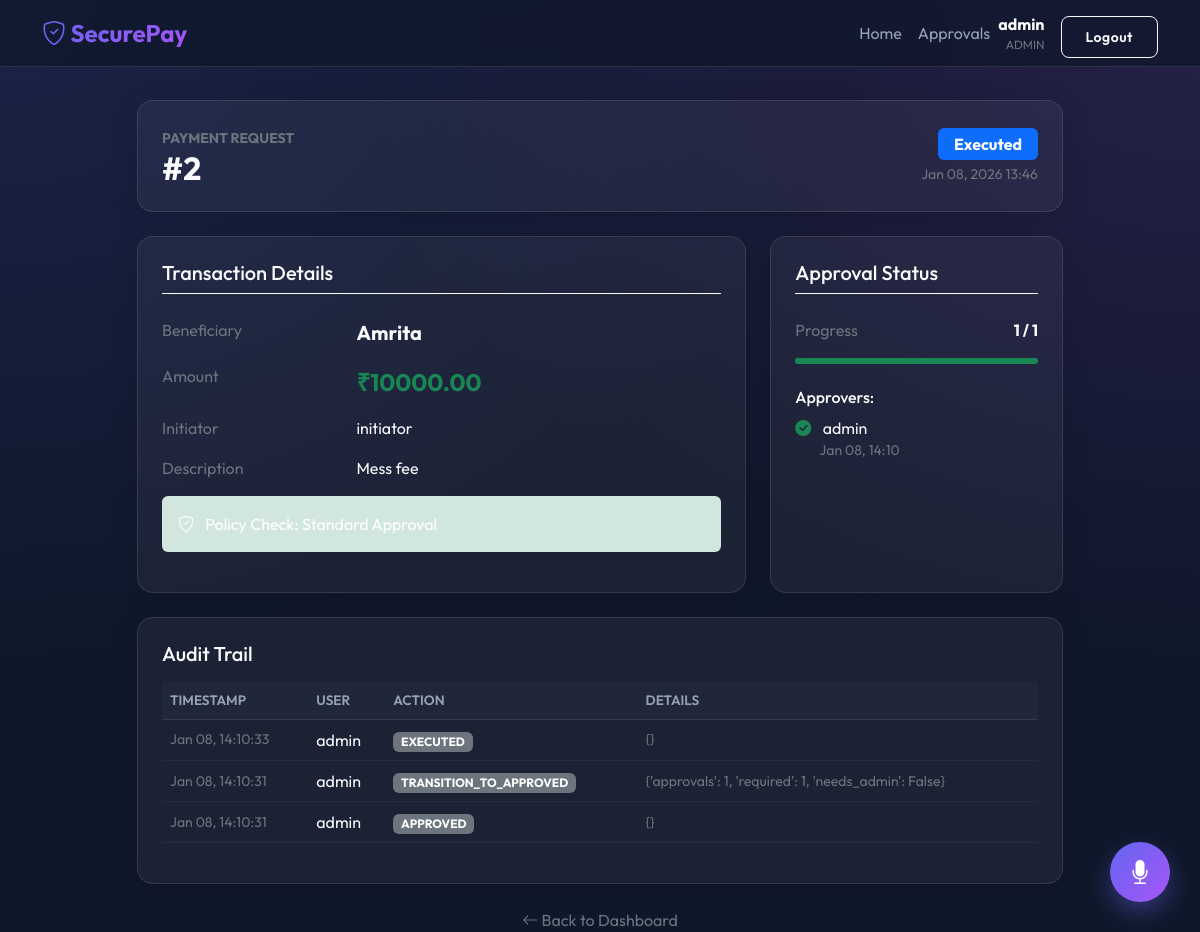
The page /payment/2/ (signed in) on the database its author committed.
### payments/models.py (models this page shows, shortened)
class UserProfile(AbstractUser):
    class Role(models.TextChoices):
        INITIATOR = 'INITIATOR', _('Initiator')
        APPROVER = 'APPROVER', _('Approver')
        ADMIN = 'ADMIN', _('Admin')
    role = models.CharField(
        max_length=20,
        choices=Role.choices,
        default=Role.INITIATOR,
    )
    def is_initiator(self):
        return self.role == self.Role.INITIATOR
    def is_approver(self):
        return self.role == self.Role.APPROVER
    def is_admin(self):
        return self.role == self.Role.ADMIN

class PaymentRequest(models.Model):
    class Status(models.TextChoices):
        PENDING = 'PENDING', _('Pending Approval')
        APPROVED = 'APPROVED', _('Ready for Execution')
        REJECTED = 'REJECTED', _('Rejected')
        EXECUTED = 'EXECUTED', _('Executed')
    initiator = models.ForeignKey(UserProfile, on_delete=models.CASCADE, related_name='initiated_payments')
    amount = models.DecimalField(max_digits=12, decimal_places=2)
    beneficiary_name = models.CharField(max_length=255)
    description = models.TextField(blank=True)
    status = models.CharField(
        max_length=20,
        choices=Status.choices,
        default=Status.PENDING,
    )
    created_at = models.DateTimeField(auto_now_add=True)
    updated_at = models.DateTimeField(auto_now=True)

class PaymentApproval(models.Model):
    class Status(models.TextChoices):
        APPROVED = 'APPROVED', _('Approved')
        REJECTED = 'REJECTED', _('Rejected')
    payment = models.ForeignKey(PaymentRequest, on_delete=models.CASCADE, related_name='approvals')
    approver = models.ForeignKey(UserProfile, on_delete=models.PROTECT, related_name='approvals')
    status = models.CharField(max_length=20, choices=Status.choices)
    timestamp = models.DateTimeField(auto_now_add=True)
    class Meta:
        unique_together = ('payment', 'approver')

class AuditLog(models.Model):
    action = models.CharField(max_length=255)
    user = models.ForeignKey(UserProfile, on_delete=models.SET_NULL, null=True)
    payment = models.ForeignKey(PaymentRequest, on_delete=models.CASCADE, null=True, blank=True)
    payload = models.JSONField(default=dict)
    timestamp = models.DateTimeField(auto_now_add=True)
    ip_address = models.GenericIPAddressField(null=True, blank=True)

### payments/views.py (the view)
# urls.py: path('payment/<int:pk>/', views.payment_detail, name='payment_detail'),
@login_required
def payment_detail(request, pk):
    payment = get_object_or_404(PaymentRequest, pk=pk)
    if payment.initiator != request.user and not is_approver_or_admin(request.user):
        messages.error(request, "Access denied.")
        return redirect('payments:home')
    current_approvals = payment.approvals.count()
    required_approvals = get_required_approvals(payment)
    needs_admin = requires_admin_approval(payment)
    user_has_approved = payment.approvals.filter(approver=request.user).exists()
    can_approve = (
        payment.status == PaymentRequest.Status.PENDING and
        is_approver_or_admin(request.user) and
        payment.initiator != request.user and
        not user_has_approved
    )
    can_execute = (
        payment.status == PaymentRequest.Status.APPROVED and
        request.user.role == UserProfile.Role.ADMIN
    )
    return render(request, 'payments/payment_detail.html', {
        'payment': payment,
        'approvals': payment.approvals.all(),
        'audit_logs': payment.auditlog_set.all().order_by('-timestamp'),
        'required_approvals': required_approvals,
        'needs_admin': needs_admin,
        'can_approve': can_approve,
        'can_execute': can_execute,
    })

### payments/policies.py (called while the page is built)
def is_high_value(payment: PaymentRequest) -> bool:
    return payment.amount > HIGH_VALUE_THRESHOLD

def is_new_beneficiary(payment: PaymentRequest) -> bool:
    previous_payments = PaymentRequest.objects.filter(
        beneficiary_name__iexact=payment.beneficiary_name,
        status=PaymentRequest.Status.EXECUTED
    ).exclude(id=payment.id).exists()
    return not previous_payments

def get_required_approvals(payment: PaymentRequest) -> int:
    required = 1
    if is_high_value(payment):
        required += 1 # Needs 2 approvals
    return required

def requires_admin_approval(payment: PaymentRequest) -> bool:
    return is_new_beneficiary(payment)

### payments/views.py (called while the page is built)
def is_approver_or_admin(user):
    return user.is_authenticated and (user.role == UserProfile.Role.APPROVER or user.role == UserProfile.Role.ADMIN)

### templates/payments/payment_detail.html (shortened to what this page needs)
{% extends "base.html" %}
{% block content %}
<div class="row justify-content-center">
  <div class="col-lg-10">
    <div class="glass-card p-4 mb-4">
      <div class="d-flex justify-content-between align-items-center">
        <div>
          <small class="text-secondary text-uppercase fw-bold">Payment Request</small>
          <h2 class="mb-0 fw-bold">#{{ payment.id }}</h2>
        </div>
        <div class="text-end">
          <span
            class="badge {% if payment.status == 'APPROVED' %}bg-success{% elif payment.status == 'REJECTED' %}bg-danger{% elif payment.status == 'EXECUTED' %}bg-primary{% else %}bg-warning text-dark{% endif %} fs-6 px-3 py-2">
            {{ payment.get_status_display }}
          </span>
          <div class="small text-secondary mt-1">{{ payment.created_at|date:"M d, Y H:i" }}</div>
        </div>
      </div>
    </div>
    <div class="row g-4 mb-4">
      <div class="col-md-8">
        <div class="glass-card p-4 h-100">
          <h5 class="mb-4 border-bottom border-light pb-2">Transaction Details</h5>
          <div class="row mb-3">
            <div class="col-sm-4 text-secondary">Beneficiary</div>
            <div class="col-sm-8 fw-bold fs-5">{{ payment.beneficiary_name }}</div>
          </div>
          <div class="row mb-3">
            <div class="col-sm-4 text-secondary">Amount</div>
            <div class="col-sm-8 text-success fw-bold fs-4">₹{{ payment.amount }}</div>
          </div>
          <div class="row mb-3">
            <div class="col-sm-4 text-secondary">Initiator</div>
            <div class="col-sm-8">{{ payment.initiator.username }}</div>
          </div>
          <div class="row mb-3">
            <div class="col-sm-4 text-secondary">Description</div>
            <div class="col-sm-8 text-light">{{ payment.description }}</div>
          </div>
          <div
            class="alert {% if needs_admin %}alert-warning{% else %}alert-success{% endif %} bg-opacity-10 border-0 text-white mt-3">
            <i class="bi {% if needs_admin %}bi-shield-lock{% else %}bi-shield-check{% endif %} me-2"></i>
            Policy Check:
            {% if needs_admin %}
            <strong>Admin Approval Required</strong> (High Value/New Beneficiary)
            {% else %}
            Standard Approval
            {% endif %}
          </div>
        </div>
      </div>
      <div class="col-md-4">
        <div class="glass-card p-4 h-100">
          <h5 class="mb-4 border-bottom border-light pb-2">Approval Status</h5>
          <div class="d-flex justify-content-between mb-3">
            <span class="text-secondary">Progress</span>
            <span class="fw-bold">{{ payment.approvals.count }} / {{ required_approvals }}</span>
          </div>
          <div class="progress mb-4" style="height: 6px; background: rgba(255,255,255,0.1);">
            <div class="progress-bar bg-success"
              style="width: {% widthratio payment.approvals.count required_approvals 100 %}%"></div>
          </div>
          <h6>Approvers:</h6>
          <ul class="list-unstyled">
            {% for approval in approvals %}
            <li class="mb-2">
              <i class="bi bi-check-circle-fill text-success me-2"></i>
              {{ approval.approver.username }}
              <small class="text-secondary d-block ms-4">{{ approval.timestamp|date:"M d, H:i" }}</small>
            </li>
            {% empty %}
            <li class="text-secondary fst-italic">No approvals yet.</li>
            {% endfor %}
          </ul>
        </div>
      </div>
    </div>
    <div class="glass-card p-4">
      <h5 class="mb-3">Audit Trail</h5>
      <div class="table-responsive">
        <table class="table text-light">
          <thead>
            <tr>
              <th>Timestamp</th>
              <th>User</th>
              <th>Action</th>
              <th>Details</th>
            </tr>
          </thead>
          <tbody>
            {% for log in audit_logs %}
            <tr>
              <td class="text-secondary small">{{ log.timestamp|date:"M d, H:i:s" }}</td>
              <td>{{ log.user.username }}</td>
              <td><span class="badge bg-secondary">{{ log.action }}</span></td>
              <td class="small text-secondary">{{ log.payload }}</td>
            </tr>
            {% endfor %}
          </tbody>
        </table>
      </div>
    </div>
    <div class="mt-4 text-center">
      <a href="{% url 'payments:home' %}" class="text-secondary text-decoration-none">
        <i class="bi bi-arrow-left"></i> Back to Dashboard
      </a>
    </div>
  </div>
</div>
{% endblock %}

### templates/base.html (shortened to what this page needs)
{% load static %}
<!doctype html>
<html lang="en">
<head>
  <link href="https://cdn.jsdelivr.net/npm/bootstrap@5.3.0/dist/css/bootstrap.min.css" rel="stylesheet">
  <link rel="stylesheet" href="https://cdn.jsdelivr.net/npm/bootstrap-icons@1.10.0/font/bootstrap-icons.css">
  <link rel="stylesheet" href="{% static 'css/style.css' %}?v=1">
</head>
<body>
  <nav class="navbar navbar-expand-lg navbar-glass fixed-top">
    <div class="container">
      <a class="navbar-brand" href="{% url 'payments:home' %}">
        <i class="bi bi-shield-check"></i> SecurePay
      </a>
      <div class="collapse navbar-collapse" id="navbarCollapse">
        <ul class="navbar-nav ms-auto mb-2 mb-lg-0 align-items-center">
          <li class="nav-item"><a class="nav-link" href="{% url 'payments:home' %}">Home</a></li>
          {% if user.is_authenticated %}
          {% if user.is_approver or user.is_admin %}
          <li class="nav-item"><a class="nav-link" href="{% url 'payments:pending_approvals' %}">Approvals</a></li>
          {% endif %}
          {% endif %}
        </ul>
        <ul class="navbar-nav">
          {% if user.is_authenticated %}
          <li class="nav-item d-flex align-items-center me-3">
            <div class="d-flex flex-column text-end">
              <span class="text-white fw-bold">{{ user.username }}</span>
              <small class="text-secondary" style="font-size: 0.75rem;">{{ user.role }}</small>
            </div>
          </li>
          <li class="nav-item">
            <form action="{% url 'logout' %}" method="post">
              <button type="submit" class="btn btn-outline-light btn-sm mt-2">Logout</button>
            </form>
          </li>
          {% else %}
          <li class="nav-item"><a class="btn btn-primary btn-sm px-4" href="{% url 'login' %}">Login</a></li>
          {% endif %}
        </ul>
      </div>
    </div>
  </nav>
  <div class="container" style="padding-top: 100px;">
    <div class="fade-in">
      {% block content %}{% endblock %}
    </div>
  </div>
  <div id="voice-assistant-btn" class="voice-fab" title="AI Voice Assistant">
    <i class="bi bi-mic-fill"></i>
  </div>
</body>
</html>

### static/css/style.css (style rules this page uses)
:root { --primary-gradient: linear-gradient(135deg, #6366f1 0%, #a855f7 100%); --glass-bg: rgba(255, 255, 255, 0.05); --glass-border: rgba(255, 255, 255, 0.1); --text-primary: #f8fafc; --text-secondary: #94a3b8; --bg-dark: #0f172a; --success-gradient: linear-gradient(135deg, #10b981 0%, #059669 100%); --danger-gradient: linear-gradient(135deg, #ef4444 0%, #dc2626 100%); }
body { background-color: var(--bg-dark); background-image: radial-gradient(at 0% 0%, rgba(99, 102, 241, 0.15) 0px, transparent 50%), radial-gradient(at 100% 0%, rgba(168, 85, 247, 0.15) 0px, transparent 50%); background-attachment: fixed; color: var(--text-primary); font-family: 'Outfit', sans-serif; min-height: 100vh; }
.table { color: var(--text-primary); border-color: rgba(255, 255, 255, 0.1); }
.table th { color: var(--text-secondary); font-weight: 600; text-transform: uppercase; font-size: 0.85rem; border-bottom-color: rgba(255, 255, 255, 0.1); }
.table td { color: var(--text-primary); border-bottom-color: rgba(255, 255, 255, 0.05); vertical-align: middle; }
.glass-card { background: var(--glass-bg); backdrop-filter: blur(12px); -webkit-backdrop-filter: blur(12px); border: 1px solid var(--glass-border); border-radius: 16px; box-shadow: 0 4px 30px rgba(0, 0, 0, 0.1); }
.navbar-glass { background: rgba(15, 23, 42, 0.7); backdrop-filter: blur(10px); border-bottom: 1px solid var(--glass-border); }
.navbar-brand { font-weight: 700; font-size: 1.5rem; background: var(--primary-gradient); -webkit-background-clip: text; -webkit-text-fill-color: transparent; }
.nav-link { color: var(--text-secondary) !important; transition: color 0.3s; }
.btn { border-radius: 8px; padding: 0.6rem 1.5rem; font-weight: 600; letter-spacing: 0.5px; transition: transform 0.2s, box-shadow 0.2s; }
.table { color: var(--text-primary); --bs-table-bg: transparent; --bs-table-border-color: var(--glass-border); }
.table thead th { background: rgba(255, 255, 255, 0.02); border-bottom: 1px solid var(--glass-border); color: var(--text-secondary); font-weight: 600; text-transform: uppercase; font-size: 0.85rem; }
.voice-fab { position: fixed; bottom: 30px; right: 30px; width: 60px; height: 60px; border-radius: 50%; background: var(--primary-gradient); color: white; display: flex; align-items: center; justify-content: center; font-size: 24px; box-shadow: 0 10px 25px rgba(99, 102, 241, 0.4); cursor: pointer; z-index: 1000; transition: transform 0.3s; }
.fade-in { animation: fadeIn 0.5s ease-out forwards; }

### rows shown on the page
UserProfile: username "admin", role "ADMIN"
PaymentRequest: id "2", status "Executed", created_at "Jan 08, 2026 13:46", beneficiary_name "Amrita", amount "10000.00", initiator.username "initiator", description "Mess fee", approvals.count "1"
PaymentApproval: approver.username "admin", timestamp "Jan 08, 14:10"
AuditLog: timestamp "Jan 08, 14:10:33", user.username "admin", action "EXECUTED", payload "{}"
AuditLog: timestamp "Jan 08, 14:10:31", user.username "admin", action "TRANSITION_TO_APPROVED", payload "{'approvals': 1, 'required': 1, 'needs_admin': False}"
AuditLog: timestamp "Jan 08, 14:10:31", user.username "admin", action "APPROVED", payload "{}"

### other values the page prints
{{ required_approvals }} "1"
